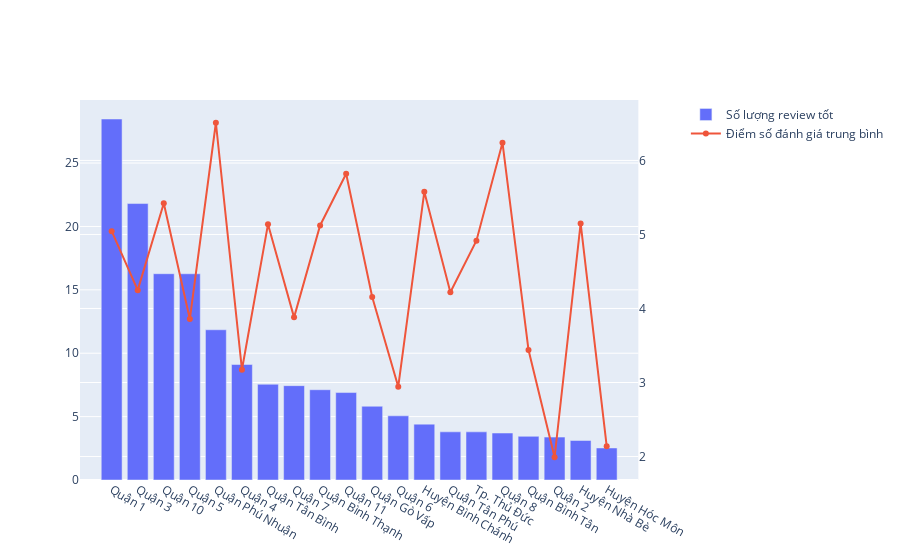

This figure's notebook cell:
### Code cell
temp = gk.sort_values('nGoodReviews', ascending=False).head(20)
fig = make_subplots(specs=[[{'secondary_y': True}]])
fig.add_trace(go.Bar(x=temp['District'], y=temp['nGoodReviews'], name="Số lượng review tốt"), secondary_y=False)
fig.add_trace(go.Scatter(
    x=temp['District'], y=temp['AvgScore'], mode="markers+lines", name="Điểm số đánh giá trung bình"
), secondary_y=True)
fig.show()

### Figure 1 — Plotly figure (JSON) as saved in the notebook; plotly's stock layout.template omitted (floating-point values rounded to 4 significant figures)
{"data": [{"name": "Số lượng review tốt", "type": "bar", "x": ["Quận 1", "Quận 3", "Quận 10", "Quận 5", "Quận Phú Nhuận", "Quận 4", "Quận Tân Bình", "Quận 7", "Quận Bình Thạnh", "Quận 11", "Quận Gò Vấp", "Quận 6", "Huyện Bình Chánh", "Quận Tân Phú", "Tp. Thủ Đức", "Quận 8", "Quận Bình Tân", "Quận 2", "Huyện Nhà Bè", "Huyện Hóc Môn"], "xaxis": "x", "y": [28.48, 21.81, 16.27, 16.27, 11.85, 9.109, 7.553, 7.442, 7.121, 6.898, 5.817, 5.062, 4.406, 3.8, 3.798, 3.705, 3.444, 3.383, 3.117, 2.528], "yaxis": "y"}, {"mode": "markers+lines", "name": "Điểm số đánh giá trung bình", "type": "scatter", "x": ["Quận 1", "Quận 3", "Quận 10", "Quận 5", "Quận Phú Nhuận", "Quận 4", "Quận Tân Bình", "Quận 7", "Quận Bình Thạnh", "Quận 11", "Quận Gò Vấp", "Quận 6", "Huyện Bình Chánh", "Quận Tân Phú", "Tp. Thủ Đức", "Quận 8", "Quận Bình Tân", "Quận 2", "Huyện Nhà Bè", "Huyện Hóc Môn"], "xaxis": "x", "y": [5.045, 4.248, 5.421, 3.857, 6.509, 3.173, 5.137, 3.88, 5.121, 5.821, 4.155, 2.944, 5.577, 4.219, 4.915, 6.24, 3.438, 1.99, 5.148, 2.14], "yaxis": "y2"}], "layout": {"xaxis": {"anchor": "y", "domain": [0, 0.94]}, "yaxis": {"anchor": "x", "domain": [0, 1]}, "yaxis2": {"anchor": "x", "overlaying": "y", "side": "right"}}}
